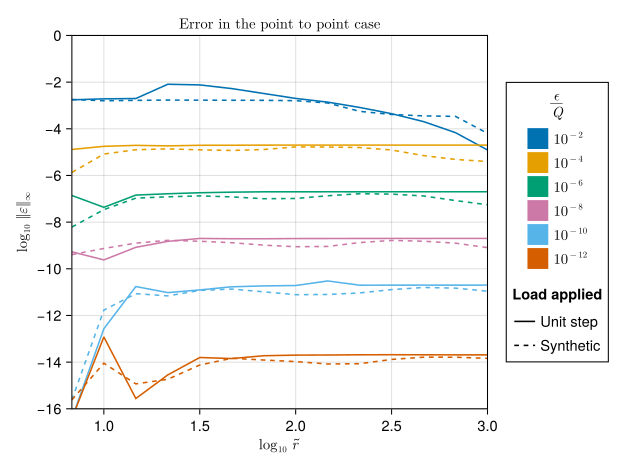

This figure's Julia source:
using FiniteLineSource
using FiniteLineSource: PointSource
using Makie
using CairoMakie

include("error_utils.jl")

function compute_error_Linf(;r, ϵ, q_gen, constants)
    sources = [PointSource(0., 0., 0.), PointSource(r, 0., 0.)]

    Nt = compute_N(r, ϵ, constants, 40*8760) 
    q = q_gen.(1:Nt)
    block = prepare_containers(PointToPoint(r=r), sources, ϵ, Nt, constants, Q=maximum(q));
    Ib = zeros(length(sources), Nt)
    evolve!(Ib, q, block)

    setup = PointToPoint(r = r)
    C = convolve_step(q, setup; params=constants)

    err = @. @views abs(Ib[1, :] - C)
    maximum(err)
end

res_step = zeros(length(r̃_range), length(ϵ_range))
res_synth = zeros(length(r̃_range), length(ϵ_range))

for (i, ϵ) in enumerate(ϵ_range)
    @info "Computing errors for ϵ=$ϵ"
    @. res_step[:, i] = [compute_error_Linf(r=rr*rb, ϵ=ϵ, q_gen=q_step, constants=constants) for rr in r̃_range]
    @. res_synth[:, i] = [compute_error_Linf(r=rr*rb, ϵ=ϵ, q_gen=q_synth, constants=constants) for rr in r̃_range]
end

fig = create_error_plot(ϵ_range, r̃_range, res_step, res_synth; xlabel=:r, rb=rb, title= L"\text{Error in the point to point case}")

save("figures/causal/error/p2p_error.pdf", fig)
